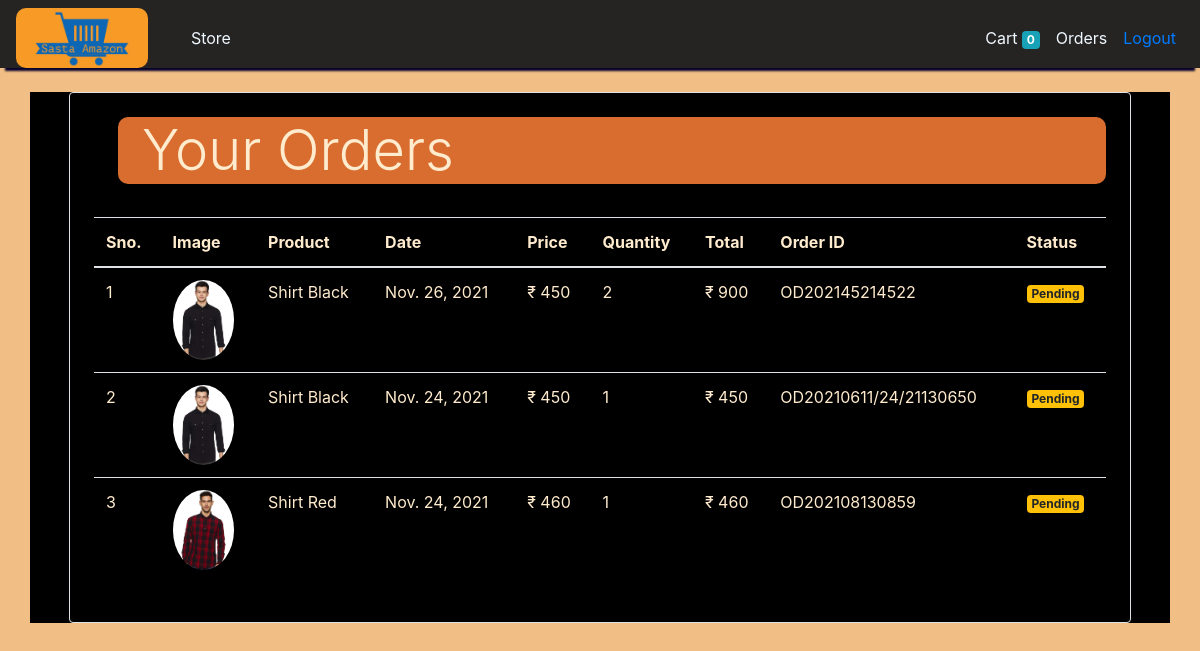
/orders (signed in), run on the app's committed database.
### store/models/orders.py (models this page shows, shortened)
class Order(models.Model):
    now=datetime.datetime.now()
    noww=now.strftime('%Y%M%H%M%S')
    ans='OD'+noww
    product = models.ForeignKey(Product,
                                on_delete=models.CASCADE)
    customer = models.ForeignKey(Customer,
                                 on_delete=models.CASCADE)
    quantity = models.IntegerField(default=1)
    price = models.IntegerField()
    address = models.CharField(max_length=50, default='', blank=True)
    phone = models.CharField(max_length=50, default='', blank=True)
    date = models.DateField(default=datetime.datetime.today)
    orderid=models.CharField(max_length=50, default=ans, blank=True)
    status = models.BooleanField(default=False)
    @staticmethod
    def get_orders_by_customer(customer_id):
        return Order.objects.filter(customer=customer_id).order_by('-date')

### store/models/product.py (models this page shows, shortened)
class Product(models.Model):
    name = models.CharField(max_length=50)
    price = models.IntegerField(default=0)
    category = models.ForeignKey(Category, on_delete=models.CASCADE, default=1)
    description = models.CharField(max_length=200, default='' , null=True , blank=True)
    image = models.ImageField(upload_to='uploads/products/')

### store/middlewares/auth.py (the view)
    def middleware(request):
        print(request.session.get('customer'))
        returnUrl = request.META['PATH_INFO']
        print(request.META['PATH_INFO'])
        if not request.session.get('customer'):
           return redirect(f'login?return_url={returnUrl}')
        response = get_response(request)
        return response

### store/templatetags/custom_filter.py (called while the page is built)
@register.filter(name='currency')
def currency(number):
    return "₹ "+str(number)

@register.filter(name='multiply')
def multiply(number , number1):
    return number * number1

### store/views/orders.py (called while the page is built)
    def get(self , request ):
        customer = request.session.get('customer')
        orders = Order.get_orders_by_customer(customer)
        print(orders)
        return render(request , 'orders.html'  , {'orders' : orders})

### store/templates/orders.html
{% extends 'base.html' %}
{% block content %}
{% load cart %}
{% load custom_filter %}
<div class="container font-effect-emboss" style="background-color: black; color: blanchedalmond;">
   <div class="border rounded p-4 m-4">
        <p class="display-4 pl-4 ml-4" style="background-color: rgb(216, 109, 47);border-radius: 10px;">Your Orders</p>
        <hr>
        <table class="table">
            <thead>
                <tr>
                    <th>Sno.</th>
                    <th>Image</th>
                    <th>Product</th>
                    <th>Date</th>
                    <th>Price</th>
                    <th>Quantity</th>
                    <th>Total</th>
                    <th>Order ID</th>
                    <th>Status</th>
                </tr>
            </thead>
            <tbody>
                {% for order in orders %}
                <tr>
                    <td>{{forloop.counter}}</td>
                    <td><img style="height: 80px;" class="rounded-circle" src="{{order.product.image.url}}" alt=""></td>
                    <td>{{order.product.name}}</td>
                    <td>{{order.date}}</td>
                    <td>{{order.price|currency}}</td>
                    <td>{{order.quantity}}</td>
                    <td>{{order.quantity|multiply:order.price|currency}}</td>
                    <td>{{order.orderid}}</td>
                    {% if order.status %}
                    <td><small class="badge badge-success">Completed</small></td>
                    {%else%}
                    <td><small class="badge badge-warning">Pending</small></td>
                    {% endif %}
                </tr>
                {% endfor %}
            </tbody>
        </table>
   </div>
</div>
{% endblock %}

### data on the page
Order: product.image (picture), product.name "Shirt Black", date "Nov. 26, 2021", price "₹ 450", quantity "2", quantity|multiply "₹ 900", orderid "OD202145214522", status "Pending"
Order: product.image (picture), product.name "Shirt Black", date "Nov. 24, 2021", price "₹ 450", quantity "1", quantity|multiply "₹ 450", orderid "OD20210611/24/21130650", status "Pending"
Order: product.image (picture), product.name "Shirt Red", date "Nov. 24, 2021", price "₹ 460", quantity "1", quantity|multiply "₹ 460", orderid "OD202108130859", status "Pending"

### other printed values
{{ request.session.cart.keys|length }} "0"
